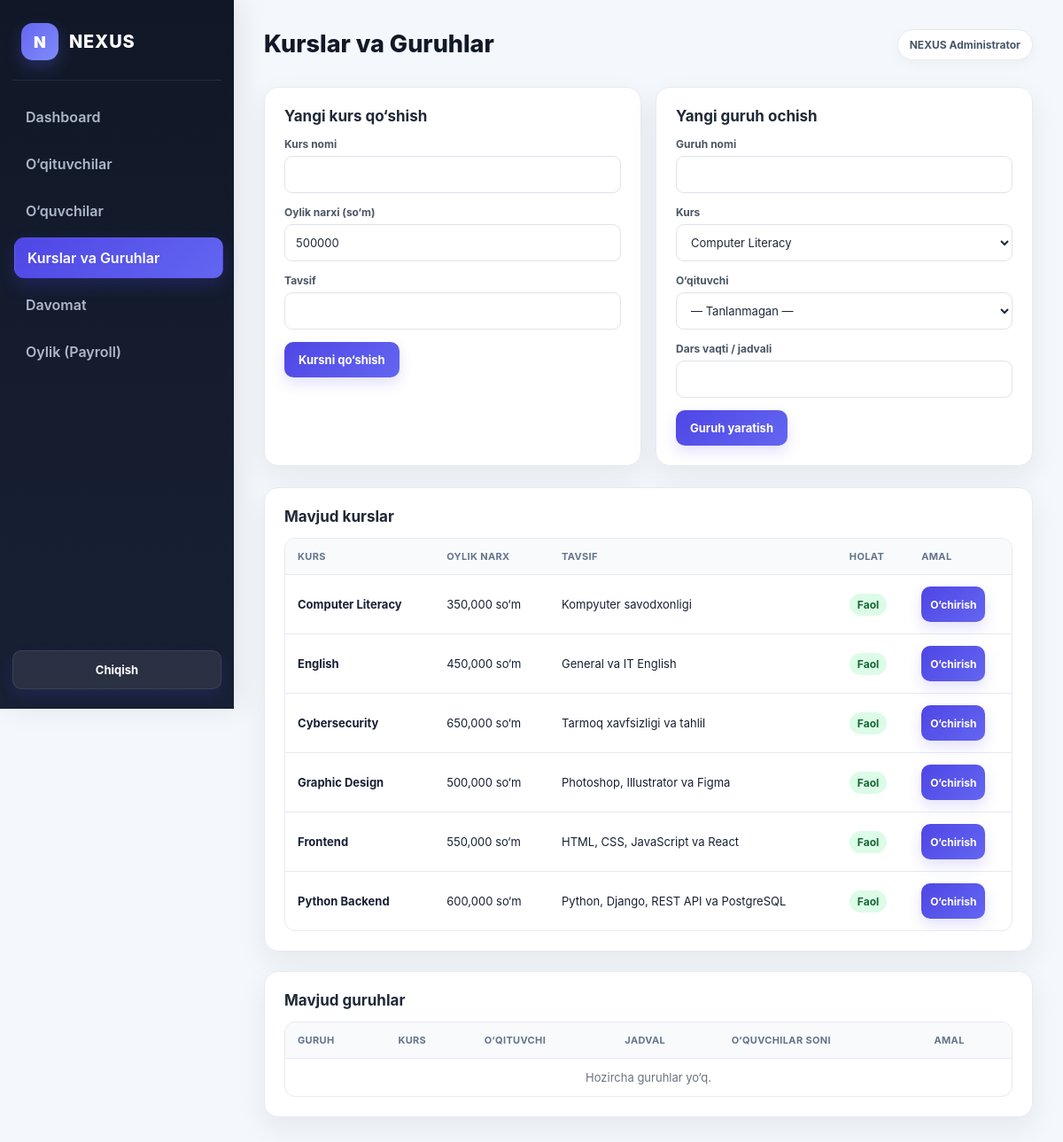
The page /courses (signed in) on the database its author committed.
### main.py (models this page shows, shortened)
class User(UserMixin, db.Model):
    __tablename__ = "users"
    id = db.Column(db.Integer, primary_key=True)
    username = db.Column(db.String(80), unique=True, nullable=False)
    password_hash = db.Column(db.String(255), nullable=False)
    role = db.Column(db.String(20), nullable=False, default="admin")
    full_name = db.Column(db.String(120), nullable=False)
    created_at = db.Column(db.DateTime, default=datetime.utcnow)

class Course(db.Model):
    __tablename__ = "courses"
    id = db.Column(db.Integer, primary_key=True)
    name = db.Column(db.String(120), unique=True, nullable=False)
    monthly_fee = db.Column(db.Float, nullable=False, default=0.0)
    description = db.Column(db.Text, nullable=True)
    is_active = db.Column(db.Boolean, default=True)
    groups = db.relationship("StudyGroup", backref="course", lazy=True, cascade="all, delete-orphan")

### main.py (the view, shortened to what this page needs)
    @app.route("/courses", methods=["GET", "POST"])
    @login_required
    def courses_view():
        teachers = Teacher.query.filter_by(status="active").all()
        courses = Course.query.order_by(Course.id.desc()).all()
        groups = StudyGroup.query.order_by(StudyGroup.id.desc()).all()
        return render_template("courses.html", courses=courses, groups=groups, teachers=teachers)

### main.py (called while the page is built)
@login_manager.user_loader
def load_user(user_id):
    return db.session.get(User, int(user_id))

### templates/courses.html (shortened to what this page needs)
{% extends "base.html" %}
{% block page_title %}Kurslar va Guruhlar{% endblock %}
{% block content %}
<div class="form-grid" style="margin-bottom:24px;">
  <div class="card" style="margin-bottom:0;">
    <h3 style="margin-bottom:14px;">Yangi kurs qo‘shish</h3>
    <form method="POST">
      <div class="form-group">
        <label>Kurs nomi</label>
        <input type="text" name="name" class="form-control" required />
      </div>
      <div class="form-group">
        <label>Oylik narxi (so‘m)</label>
        <input type="number" step="1000" name="monthly_fee" class="form-control" value="500000" required />
      </div>
      <div class="form-group">
        <label>Tavsif</label>
        <input type="text" name="description" class="form-control" />
      </div>
      <button type="submit" class="btn btn-primary">Kursni qo‘shish</button>
    </form>
  </div>
  <div class="card" style="margin-bottom:0;">
    <h3 style="margin-bottom:14px;">Yangi guruh ochish</h3>
    <form method="POST">
      <div class="form-group">
        <label>Guruh nomi</label>
        <input type="text" name="group_name" class="form-control" required />
      </div>
      <div class="form-group">
        <label>Kurs</label>
        <select name="course_id" class="form-control" required>
          {% for c in courses %}<option value="{{ c.id }}">{{ c.name }}</option>{% endfor %}
        </select>
      </div>
      <div class="form-group">
        <label>O‘qituvchi</label>
        <select name="teacher_id" class="form-control">
          <option value="">— Tanlanmagan —</option>
        </select>
      </div>
      <div class="form-group">
        <label>Dars vaqti / jadvali</label>
        <input type="text" name="schedule_info" class="form-control" />
      </div>
      <button type="submit" class="btn btn-primary">Guruh yaratish</button>
    </form>
  </div>
</div>
<div class="card">
  <h3 style="margin-bottom:14px;">Mavjud kurslar</h3>
  <div class="table-wrap">
    <table>
      <thead>
        <tr>
          <th>Kurs</th>
          <th>Oylik narx</th>
          <th>Tavsif</th>
          <th>Holat</th>
          {% if current_user.role == 'admin' %}<th>Amal</th>{% endif %}
        </tr>
      </thead>
      <tbody>
        {% for course in courses %}
        <tr>
          <td><strong>{{ course.name }}</strong></td>
          <td>{{ "{:,.0f}".format(course.monthly_fee) }} so‘m</td>
          <td>{{ course.description or '—' }}</td>
          <td>{% if course.is_active %}<span class="badge badge-green">Faol</span>{% else %}<span class="badge badge-red">Nofaol</span>{% endif %}</td>
          {% if current_user.role == 'admin' %}
          <td>
            <form method="POST" action="{{ url_for('course_delete', course_id=course.id) }}" onsubmit="return confirm('Kurs o‘chirilsinmi?');">
              <button type="submit" class="btn btn-primary" style="padding:6px 10px;font-size:12px;">O‘chirish</button>
            </form>
          </td>
          {% endif %}
        </tr>
        {% else %}
        <tr><td colspan="{% if current_user.role == 'admin' %}5{% else %}4{% endif %}" style="text-align:center;color:#6B7280;">Hozircha kurslar yo‘q.</td></tr>
        {% endfor %}
      </tbody>
    </table>
  </div>
</div>
<div class="card">
  <h3 style="margin-bottom:14px;">Mavjud guruhlar</h3>
  <div class="table-wrap">
    <table>
      <thead>
        <tr>
          <th>Guruh</th>
          <th>Kurs</th>
          <th>O‘qituvchi</th>
          <th>Jadval</th>
          <th>O‘quvchilar soni</th>
          {% if current_user.role == 'admin' %}<th>Amal</th>{% endif %}
        </tr>
      </thead>
      <tbody>
        {% for g in groups %}
        <tr>
          <td><strong>{{ g.name }}</strong></td>
          <td>{{ g.course.name if g.course else '—' }}</td>
          <td>{{ g.teacher.full_name if g.teacher else '—' }}</td>
          <td>{{ g.schedule_info or '—' }}</td>
          <td><span class="badge badge-blue">{{ g.students|length }}</span></td>
          {% if current_user.role == 'admin' %}
          <td>
            <form method="POST" action="{{ url_for('group_delete', group_id=g.id) }}" onsubmit="return confirm('Guruh o‘chirilsinmi?');">
              <button type="submit" class="btn btn-primary" style="padding:6px 10px;font-size:12px;">O‘chirish</button>
            </form>
          </td>
          {% endif %}
        </tr>
        {% else %}
        <tr><td colspan="{% if current_user.role == 'admin' %}6{% else %}5{% endif %}" style="text-align:center;color:#6B7280;">Hozircha guruhlar yo‘q.</td></tr>
        {% endfor %}
      </tbody>
    </table>
  </div>
</div>
{% endblock %}

### templates/base.html (shortened to what this page needs)
<!DOCTYPE html>
<html lang="uz">
<head>
  <link rel="stylesheet" href="{{ url_for('static', filename='css/style.css') }}" />
</head>
<body>
  <aside class="sidebar">
    <div class="brand">
      <div class="brand-badge">N</div>
      <div class="brand-title">{{ brand_name }}</div>
    </div>
    <ul class="nav-links">
      <li><a href="{{ url_for('dashboard') }}">Dashboard</a></li>
      <li><a href="{{ url_for('teachers_list') }}">O‘qituvchilar</a></li>
      <li><a href="{{ url_for('students_list') }}">O‘quvchilar</a></li>
      <li><a href="{{ url_for('courses_view') }}">Kurslar va Guruhlar</a></li>
      <li><a href="{{ url_for('attendance_view') }}">Davomat</a></li>
      <li><a href="{{ url_for('payroll_view') }}">Oylik (Payroll)</a></li>
    </ul>
    <a href="{{ url_for('logout') }}" class="btn btn-primary" style="justify-content:center;">Chiqish</a>
  </aside>
  <main class="main-content">
    <div class="topbar">
      <h1>{% block page_title %}{{ brand_name }} CRM{% endblock %}</h1>
      <span class="badge badge-blue">{{ current_user.full_name }}</span>
    </div>
    {% block content %}{% endblock %}
  </main>
</body>
</html>

### rows shown on the page
User: full_name "NEXUS Administrator"
Course: name "Computer Literacy", monthly_fee "350,000", description "Kompyuter savodxonligi", is_active "Faol"
Course: name "English", monthly_fee "450,000", description "General va IT English", is_active "Faol"
Course: name "Cybersecurity", monthly_fee "650,000", description "Tarmoq xavfsizligi va tahlil", is_active "Faol"
Course: name "Graphic Design", monthly_fee "500,000", description "Photoshop, Illustrator va Figma", is_active "Faol"
Course: name "Frontend", monthly_fee "550,000", description "HTML, CSS, JavaScript va React", is_active "Faol"
Course: name "Python Backend", monthly_fee "600,000", description "Python, Django, REST API va PostgreSQL", is_active "Faol"

### other values the page prints
{{ brand_name }} "NEXUS"
form field course_id "Computer Literacy"
